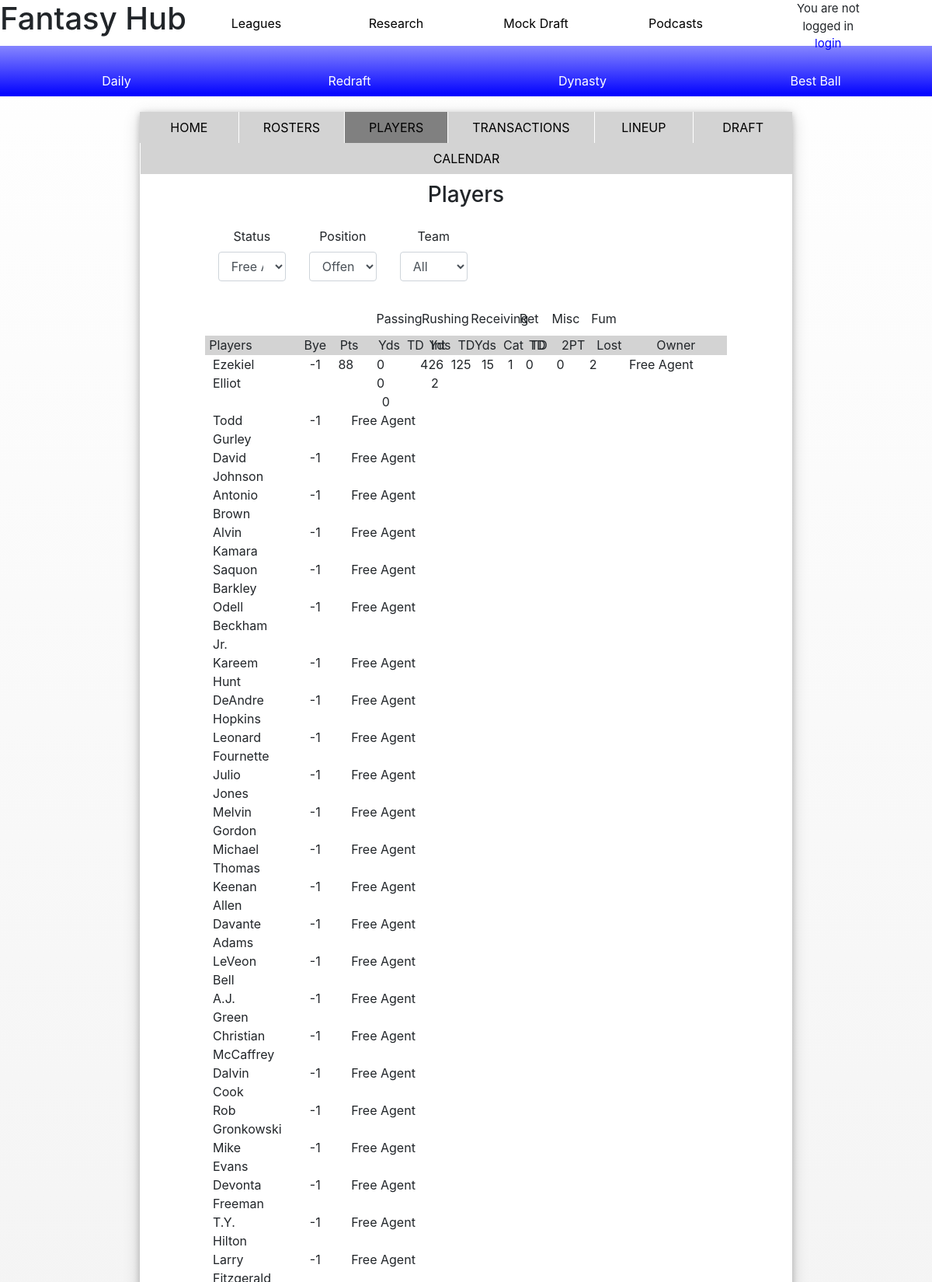
The page /leagueplayers48/ (upper part) on the database its author committed.
### fantasy/models.py (models this page shows, shortened)
class Rosters(models.Model):
    player = models.ForeignKey(Players, on_delete=models.CASCADE)
    leagues = models.ForeignKey(Leagues, on_delete=models.CASCADE)
    league_user = models.ForeignKey(League_Users, null=True, blank=True, on_delete=models.CASCADE)
    starting = models.BooleanField(default=False)
    drafted = models.BooleanField(default=False)
    class Meta:
        unique_together = (("player", "leagues"),)

class Players(models.Model):
    name = models.CharField(max_length=64)
    age = models.IntegerField()
    phase = models.CharField(max_length=20, null=True)
    position = models.CharField(max_length=3)
    jersey = models.IntegerField()
    team = models.ForeignKey(Teams, blank=True, on_delete=models.CASCADE)
    height = models.CharField(max_length=5)
    weight = models.IntegerField()
    bye_week = models.CharField(max_length=2, default='-1')
    total_draft_positions = models.IntegerField(default=0)
    total_number_drafts = models.IntegerField(default=0)

class Fantasy_Points(models.Model):
    player = models.ForeignKey(Players, on_delete=models.CASCADE)
    year = models.CharField(max_length=4)
    total_points = models.IntegerField(default=0)

class Stats(models.Model):
    player = models.ForeignKey(Players, on_delete=models.CASCADE)
    year = models.CharField(max_length=4)
    passing_yards = models.IntegerField(default=0)
    passing_tds = models.IntegerField(default = 0)
    passing_interceptions = models.IntegerField(default=0)
    rushing_yards = models.IntegerField(default=0)
    rushing_tds = models.IntegerField(default=0)
    catches = models.IntegerField(default=0)
    receiving_yards = models.IntegerField(default=0)
    receiving_tds = models.IntegerField(default=0)
    return_tds = models.IntegerField(default=0)
    two_pt = models.IntegerField(default=0)
    fumbles = models.IntegerField(default=0)
    def_interceptions = models.IntegerField(default=0)
    def_fumble_recovery = models.IntegerField(default=0)
    def_sacks = models.IntegerField(default=0)
    safetys = models.IntegerField(default=0)
    def_TDs = models.IntegerField(default=0)

class League_Users(models.Model):
    users = models.ForeignKey(User, on_delete=models.CASCADE)
    league = models.ForeignKey(Leagues, on_delete=models.CASCADE)
    wins = models.IntegerField(default=0)
    loses = models.IntegerField(default=0)
    ties = models.IntegerField(default=0)
    points_for = models.IntegerField(default=0)
    points_against = models.IntegerField(default=0)
    team_name = models.CharField(max_length=40)
    bid = models.IntegerField(default=300, blank=True)
    franchise = models.IntegerField(default=0)
    number = models.IntegerField(default=0)
    draft_position = models.CharField(max_length=2, default=0)

### fantasy/views.py (the view)
# urls.py: path('leagueplayers<leagueid>/', views.leagueplayers, name='leagueplayers'),
def leagueplayers(request, leagueid):
    if request.method == 'GET':
        league = Leagues.objects.get(id=leagueid)
        free_agents = Rosters.objects.filter(league_user__users_id='4', leagues=league).exclude(player__position='DST')
        nfl_teams = Teams.objects.all().order_by('mascot')
        fantasy_points = Fantasy_Points.objects.filter(year=2018)
        stats = Stats.objects.filter(year=2018)
        all_users = League_Users.objects.filter(league=league).exclude(users_id='4')
        context = {
        "league": league,
        "free_agents": free_agents,
        "nfl_teams": nfl_teams,
        "fantasy_points": fantasy_points,
        "stats": stats,
        "all_users":all_users
        }
        return render(request, 'fantasy/leagueplayers.html', context)

### fantasy/templates/fantasy/leagueplayers.html (shortened to what this page needs)
{% extends 'fantasy/base2.html' %}
{% block main %}
<ul class="nav" id="leaguehome-outer">
  <li class="nav-item col leaguehome-border">
    <a class="nav-link" href="/leaguehome{{ league.id }}">Home</a>
  </li>
  <li class="nav-item col leaguehome-border">
    <a class="nav-link" href="/leaguerosters{{ league.id }}">Rosters</a>
  </li>
  <li class="nav-item col leaguehome-border" style="background-color: grey;">
    <a class="nav-link" href="/leagueplayers{{ league.id }}">Players</a>
  </li>
  <li class="nav-item col leaguehome-border">
    <a class="nav-link" href="/leaguetransactions{{ league.id }}">Transactions</a>
  </li>
  <li class="nav-item col leaguehome-border">
    <a class="nav-link" href="/leaguelineup{{ league.id }}">Lineup</a>
  </li>
  <li class="nav-item col leaguehome-border">
    <a class="nav-link" href="/leaguedraft{{ league.id }}">Draft</a>
  </li>
  <li class="nav-item col leaguehome-border">
    <a class="nav-link" href="/leaguecalendar{{ league.id }}">Calendar</a>
  </li>
</ul>
<div id="league-players">
    <h3>Players</h3>
    <div id="search">
      <div class="row">
        <div class="form-group col-sm-2">
          <label for="status">Status</label>
          <select class="form-control" id="status">
            <option selected="selected">Free Agents</option>
          </select>
        </div>
        <div class="form-group col-2">
          <label for="position">Position</label>
          <select class="form-control" id="position">
            <option>Offense</option>
          </select>
        </div>
        <div class="form-group col-sm-2">
          <label for="team">Team</label>
          <select class="form-control" id="team">
            <option>All</option>
          </select>
        </div>
      </div>
    </div>
    <div id="league-player-body">
      <div class="row" style="margin-bottom: 10px; margin-top: 20px;">
        <div class="col-3"></div>
        <div class="col-1" style="margin-left: 6.4%;">Passing</div>
        <div class="col-1">Rushing</div>
        <div class="col-1" style="margin-left: .7%;">Receiving</div>
        <div class="col-1" style="margin-left: .3%;">Ret</div>
        <div>Misc</div>
        <div class="col-1">Fum</div>
      </div>
      <div class="main-header">
        <div class="row">
          <div class="col-2" style="margin-left: -1.5%; margin-right: 1.5%;">Players</div>
          <div class="col-1" style="margin-left: 1.5%;">Bye</div>
          <div style="margin-left: .4%; margin-right: 1.5%;">Pts</div>
          <div class="col-1">Yds&nbsp;&nbsp;TD&nbsp;&nbsp;Int</div>
          <div class="col-1" style="margin-left: 1%;">Yds&nbsp;&nbsp;TD</div>
          <div class="col-1">Yds&nbsp;&nbsp;Cat&nbsp;&nbsp;TD</div>
          <div class="col-1" style="margin-left: 1.1%;">TD</div>
          <div style="margin-left: .3%;">2PT</div>
          <div class="col-1">Lost</div>
          <div class="col-2">Owner</div>
        </div>
      </div>
      <div id="players">
        {% for player in free_agents %}
          <div class="row">
            <div class="col-2" style="text-align: left; padding-left: 25px;">{{ player.player.name }}</div>
            <div class="col-1" style="margin-left: 1.5%;">{{ player.player.bye_week }}</div>
            {% for points in fantasy_points %}
              {% if points.player.name == player.player.name %}
                <div class="col-1" style="margin-left: -2.7%;">{{ points.total_points }}</div>
              {% endif %}
            {% endfor %}
            {% for stat in stats %}
              {% if stat.player.name == player.player.name %}
                <div class="col-1" style="margin-left: -1%;">
                  {{ stat.passing_yards }}  &nbsp;&nbsp;
                  {{ stat.passing_tds }}    &nbsp;&nbsp;
                  {{ stat.passing_interceptions }}
                </div>
                <div class="col-1">
                  {{ stat.rushing_yards }}  &nbsp;
                  {{ stat.rushing_tds }}
                </div>
                <div class="col-2" style="margin-left: -3.2%;">
                  {{ stat.receiving_yards }} &nbsp;
                  {{ stat.catches }}         &nbsp;&nbsp;
                  {{ stat.receiving_tds }}
                </div>
                <div class="col-1" style="margin-left: -3.8%;">{{ stat.return_tds }}</div>
                <div style="margin-left: .8%;">{{ stat.two_pt }}</div>
                <div class="col-1" style="margin-left: 1.1%;">{{ stat.fumbles }}</div>
              {% endif %}
            {% endfor %}
            <div class="col-2">{{ player.league_user.team_name }}</div>
          </div>
        {% endfor %}
      </div>
    </div>
</div>
{% endblock %}

### fantasy/static/fantasy/style.css (style rules this page uses)
.container-fluid { background: linear-gradient(white, #F2F2F2); background-repeat: no-repeat; background-size: 100%, 100%; height: 2000px; margin: 0; padding: 0; }
ul li { text-align: center; }
.main-header { width: 100%; height: 25px; background-color: LightGrey; }
.leaguehome-border { position: relative; text-decoration: none; text-transform: uppercase; }
.leaguehome-border + .leaguehome-border { border-left: 1px solid white; }
#leaguehome-outer { margin-bottom: 10px; background-color: LightGrey; }
#leaguehome-outer li a { color: black; }
#league-player-body { width: 80%; margin-left: 10%; margin-right: 10%; }
#search { margin-top: 25px; margin-left: 12%; width: 80%; }

### rows shown on the page
Rosters: player.name "Ezekiel Elliot", player.bye_week "-1", league_user.team_name "Free Agent"
Fantasy_Points: total_points "88"
Stats: passing_yards "0", passing_tds "0", passing_interceptions "0", rushing_yards "426", rushing_tds "2", receiving_yards "125", catches "15", receiving_tds "1", return_tds "0", two_pt "0", fumbles "2"
Rosters: player.name "Todd Gurley", player.bye_week "-1", league_user.team_name "Free Agent"
Rosters: player.name "David Johnson", player.bye_week "-1", league_user.team_name "Free Agent"
Rosters: player.name "Antonio Brown", player.bye_week "-1", league_user.team_name "Free Agent"
Rosters: player.name "Alvin Kamara", player.bye_week "-1", league_user.team_name "Free Agent"
Rosters: player.name "Saquon Barkley", player.bye_week "-1", league_user.team_name "Free Agent"
Rosters: player.name "Odell Beckham Jr.", player.bye_week "-1", league_user.team_name "Free Agent"
Rosters: player.name "Kareem Hunt", player.bye_week "-1", league_user.team_name "Free Agent"
Rosters: player.name "DeAndre Hopkins", player.bye_week "-1", league_user.team_name "Free Agent"
Rosters: player.name "Leonard Fournette", player.bye_week "-1", league_user.team_name "Free Agent"
Rosters: player.name "Julio Jones", player.bye_week "-1", league_user.team_name "Free Agent"
Rosters: player.name "Melvin Gordon", player.bye_week "-1", league_user.team_name "Free Agent"
Rosters: player.name "Michael Thomas", player.bye_week "-1", league_user.team_name "Free Agent"
Rosters: player.name "Keenan Allen", player.bye_week "-1", league_user.team_name "Free Agent"
Rosters: player.name "Davante Adams", player.bye_week "-1", league_user.team_name "Free Agent"
Rosters: player.name "LeVeon Bell", player.bye_week "-1", league_user.team_name "Free Agent"
Rosters: player.name "A.J. Green", player.bye_week "-1", league_user.team_name "Free Agent"
Rosters: player.name "Christian McCaffrey", player.bye_week "-1", league_user.team_name "Free Agent"
Rosters: player.name "Dalvin Cook", player.bye_week "-1", league_user.team_name "Free Agent"
Rosters: player.name "Rob Gronkowski", player.bye_week "-1", league_user.team_name "Free Agent"
Rosters: player.name "Mike Evans", player.bye_week "-1", league_user.team_name "Free Agent"
Rosters: player.name "Devonta Freeman", player.bye_week "-1", league_user.team_name "Free Agent"
Rosters: player.name "T.Y. Hilton", player.bye_week "-1", league_user.team_name "Free Agent"
Rosters: player.bye_week "-1", league_user.team_name "Free Agent"
